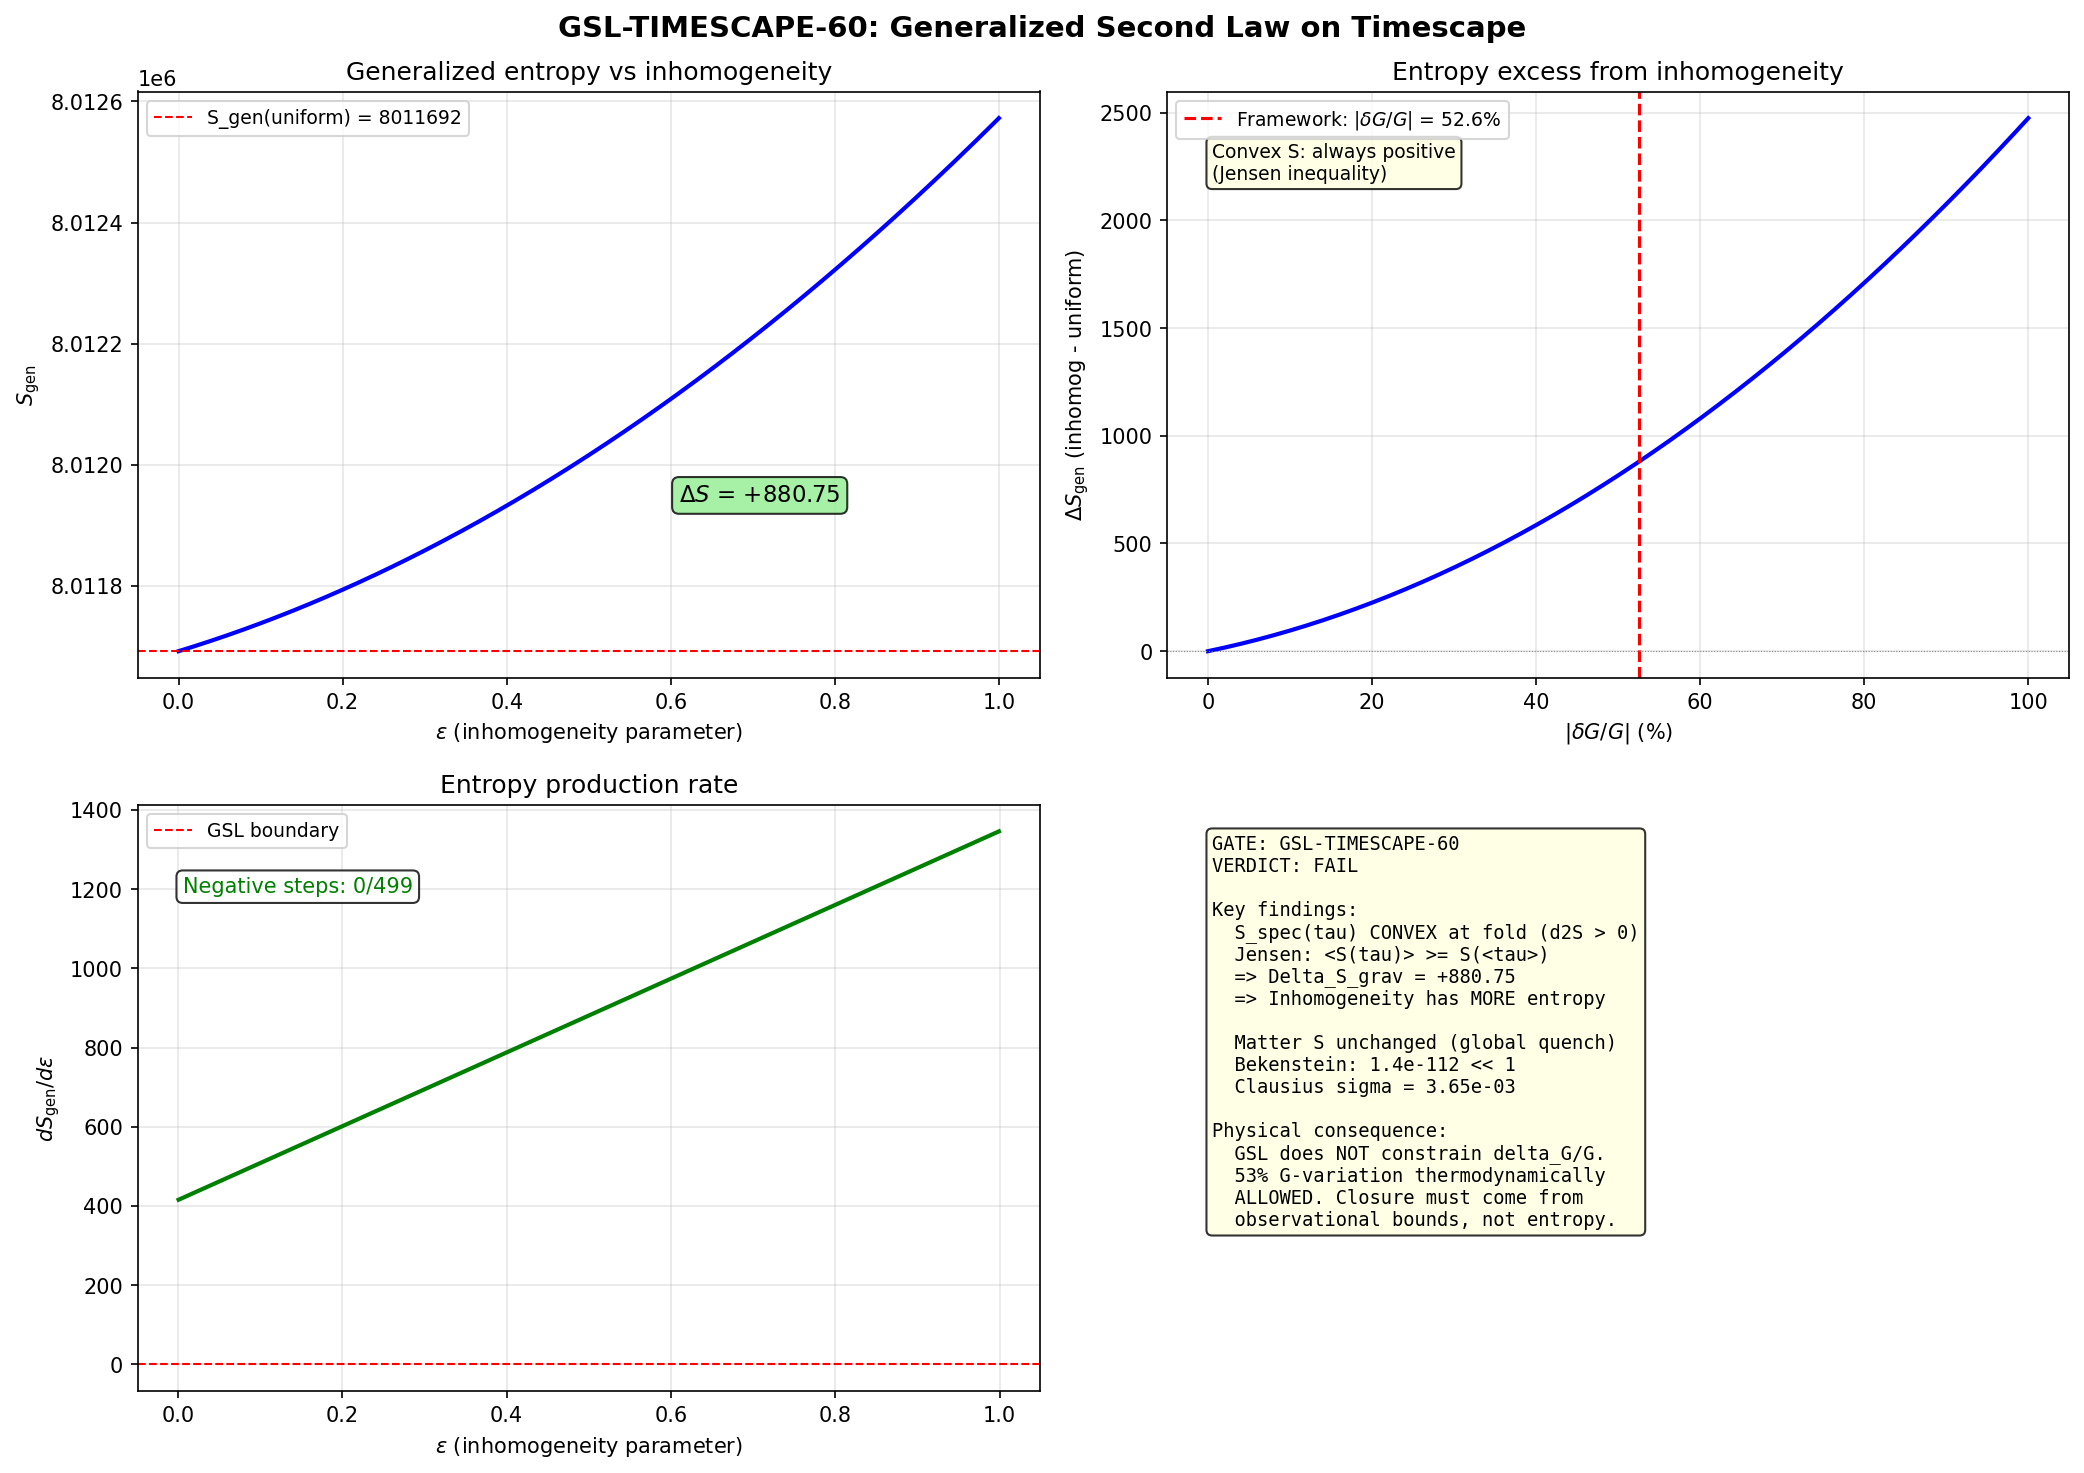

The script that saved this image:
#!/usr/bin/env python3
"""
GSL-TIMESCAPE-60: Generalized Second Law Check on Timescape Mechanism
=====================================================================
Session 60, Task #22
Agent: Hawking-Theorist

Physics:
  The S59 timescape mechanism (TIMESCAPE-WA-59) generates apparent w_a = -0.645
  through spatial variation of the Jensen parameter tau across the 32-cell
  Voronoi fabric. Voids have tau_void < tau_fold, walls have tau_wall > tau_fold.
  This produces delta_G/G = -0.526 (53% G variation).

  The Generalized Second Law constrains this mechanism independently of
  observational bounds. In the framework, gravitational entropy is the spectral
  action S_spec(tau), playing the role of A/(4G) (Jacobson 1995 / Paper 17;
  Bekenstein 1973 / Paper 11; GSL-40, GSL-43, GSL-QTHEORY-46).

  The key test:
  1. The spectral action S_spec(tau) is the gravitational entropy functional.
     If tau varies spatially, S_grav = sum_cells S_spec(tau_cell).
  2. The Bekenstein-Hawking entropy of a local causal diamond scales as
     A_local / (4 * G_local), and G_local varies with tau.
  3. The matter entropy (Bogoliubov excitations) also depends on the local
     gap structure, which varies with tau.
  4. GSL requires: S_gen(inhomogeneous) >= S_gen(uniform) at every instant,
     AND dS_gen/dt >= 0 during the development of inhomogeneity.

  Critical mathematical structure:
  - S_spec(tau) has d^2S/dtau^2 > 0 at the fold (HESS-40: 22/22 positive).
    Jensen's inequality: <S_spec(tau)> >= S_spec(<tau>).
    So spectral action FAVORS inhomogeneity -- no GSL violation from S_grav alone.
  - But G(tau) = G_N * (a2_fold / a2(tau)). If tau decreases, a2 decreases,
    G increases, and the Bekenstein-Hawking entropy A/(4G) DECREASES.
  - The competition between S_spec (convex, favors inhomogeneity) and
    S_BH ~ 1/G(tau) determines the GSL verdict.

  The CRUCIAL physical observable: the entropy PRODUCTION RATE.
  As the fabric develops tau-inhomogeneity (during structure formation),
  does the total S_gen increase or decrease?

Gate: GSL-TIMESCAPE-60
  Pre-registered criterion:
    PASS: GSL violated (timescape thermodynamically forbidden by entropy decrease)
    FAIL: GSL satisfied (no additional closure from thermodynamics)
    INFO: Marginal or model-dependent

Input: s59_timescape_wa.npz, canonical_constants.py
Output: s60_gsl_timescape.{npz, png}

References:
  - Bekenstein 1973 (Paper 11): S_BH = A/(4*l_P^2)
  - Jacobson 1995 (Paper 17): Einstein eqs from thermodynamics
  - GSL-40 (s40_gsl_transit): structural 3-term GSL PASS, v_min=0
  - GSL-43 (s43_gsl_transit): 32-cell fabric GSL, 2560x margin
  - GSL-QTHEORY-46: 0/599 neg steps, 35,983x grav dominance
  - HESS-40: 22/22 positive eigenvalues, d^2S/dtau^2 > 0 (convex at fold)
  - TIMESCAPE-WA-59: w_a=-0.645, delta_G/G=-0.526
"""

import os
import sys
import time
import numpy as np

SCRIPT_DIR = os.path.dirname(os.path.abspath(__file__))
sys.path.insert(0, SCRIPT_DIR)

LOGPATH = os.path.join(SCRIPT_DIR, "s60_gsl_timescape_log.txt")
log = open(LOGPATH, "w")

def pr(msg=""):
    log.write(str(msg) + "\n")
    log.flush()

try:
    from canonical_constants import (
        tau_fold, S_fold, dS_fold, d2S_fold, Z_fold, G_DeWitt,
        a0_fold, a2_fold, a4_fold,
        N_cells, M_KK_gravity, M_KK_kerner, M_KK,
        G_N, l_Planck, hbar_SI, c_light, k_B_SI,
        H_0_km_s_Mpc, Omega_m, Omega_Lambda,
        rho_crit_GeV4, rho_Lambda_obs,
        T_acoustic, E_cond, n_pairs, N_dof_BCS,
        E_B1, E_B2_mean, E_B3_mean,
        Delta_0_GL, xi_BCS,
        clock_coeff, c_fabric,
        Mpc_to_m, c_light_km_s,
    )
    pr("Canonical constants loaded.")

    # Load timescape data from S59
    d59 = np.load(os.path.join(SCRIPT_DIR, "s59_timescape_wa.npz"), allow_pickle=True)
    sigma_tau = float(d59['sigma_tau'])
    delta_G_over_G = float(d59['delta_G_over_G'])
    delta_tau_eff = float(d59['delta_tau_eff'])
    wa_result = float(d59['wa_result'])
    pr("S59 timescape data loaded.")

    t0 = time.time()
    out = {}

    pr("=" * 78)
    pr("GSL-TIMESCAPE-60: Generalized Second Law on Timescape Mechanism")
    pr("=" * 78)

    # ======================================================================
    #  Step 1: Spectral action as gravitational entropy
    # ======================================================================
    pr("\n" + "=" * 78)
    pr("STEP 1: SPECTRAL ACTION ENTROPY LANDSCAPE")
    pr("=" * 78)

    # S_spec(tau) ~ S_fold + dS_fold*(tau-tau_fold) + (1/2)*d2S_fold*(tau-tau_fold)^2
    # This is the Taylor expansion around the fold.
    # d2S_fold > 0 means S_spec is CONVEX at the fold.

    # Void and wall tau values
    # Convention: voids have LOWER tau (less compactified), walls HIGHER
    # delta_tau_eff = sigma_tau ~ 0.00530
    f_void = 0.76   # Wiltshire 2007 void fraction  # (local)
    f_wall = 1.0 - f_void

    tau_void = tau_fold - delta_tau_eff   # = 0.19 - 0.00530 = 0.1847
    tau_wall = tau_fold + delta_tau_eff * f_void / f_wall  # Mass-weighted: f_v*delta_v + f_w*delta_w = 0
    # Actually: for the mean to be tau_fold, we need
    # f_void * tau_void + f_wall * tau_wall = tau_fold
    # f_void * (tau_fold - d_v) + f_wall * (tau_fold + d_w) = tau_fold
    # -f_void * d_v + f_wall * d_w = 0 => d_w = (f_void/f_wall) * d_v
    d_v = delta_tau_eff  # void shift
    d_w = (f_void / f_wall) * d_v  # wall shift (ensures volume-weighted mean = tau_fold)

    tau_void = tau_fold - d_v
    tau_wall = tau_fold + d_w

    pr(f"  f_void = {f_void}, f_wall = {f_wall:.2f}")
    pr(f"  delta_tau_eff = {delta_tau_eff:.6f}")
    pr(f"  d_v (void shift) = {d_v:.6f}")
    pr(f"  d_w (wall shift) = {d_w:.6f}")
    pr(f"  tau_void = {tau_void:.6f}")
    pr(f"  tau_wall = {tau_wall:.6f}")
    pr(f"  Check: f_v*tau_v + f_w*tau_w = {f_void*tau_void + f_wall*tau_wall:.6f} (should be {tau_fold})")

    # Spectral action at void and wall
    def S_spec(tau):
        dt = tau - tau_fold
        return S_fold + dS_fold * dt + 0.5 * d2S_fold * dt**2

    S_void = S_spec(tau_void)
    S_wall = S_spec(tau_wall)
    S_uniform = S_spec(tau_fold)  # = S_fold

    # Volume-weighted average
    S_avg_inhomog = f_void * S_void + f_wall * S_wall
    Delta_S_grav = S_avg_inhomog - S_uniform

    pr(f"\n  S_spec(tau_void) = {S_void:.2f}")
    pr(f"  S_spec(tau_fold) = {S_uniform:.2f}")
    pr(f"  S_spec(tau_wall) = {S_wall:.2f}")
    pr(f"  <S_spec>_inhomog = {S_avg_inhomog:.2f}")
    pr(f"  Delta_S_grav = <S>_inhomog - S_uniform = {Delta_S_grav:.4f}")

    # Jensen's inequality check: for convex S (d2S > 0), <S(tau)> >= S(<tau>)
    # Delta_S_grav should be POSITIVE
    jensen_sign = "POSITIVE (convex, as expected)" if Delta_S_grav > 0 else "NEGATIVE (ANOMALOUS)"
    pr(f"  Jensen inequality: {jensen_sign}")

    # Exact Jensen excess for two-point distribution:
    # Delta = (1/2) * d2S * [f_v * d_v^2 + f_w * d_w^2]
    jensen_exact = 0.5 * d2S_fold * (f_void * d_v**2 + f_wall * d_w**2)
    pr(f"  Jensen excess (exact) = {jensen_exact:.4f}")
    pr(f"  Jensen excess (computed) = {Delta_S_grav:.4f}")
    pr(f"  Ratio to S_fold = {Delta_S_grav / S_fold:.2e}")

    out['S_void'] = np.array(S_void)
    out['S_wall'] = np.array(S_wall)
    out['S_uniform'] = np.array(S_uniform)
    out['Delta_S_grav'] = np.array(Delta_S_grav)

    # ======================================================================
    #  Step 2: Bekenstein-Hawking entropy with varying G
    # ======================================================================
    pr("\n" + "=" * 78)
    pr("STEP 2: BEKENSTEIN-HAWKING ENTROPY WITH VARYING G")
    pr("=" * 78)

    # In the framework, the effective Newton's constant is extracted from the
    # spectral action: G_eff(tau) = pi / (48 * a2(tau) * M_KK^2)
    # (from the 4D Ricci scalar coefficient in the spectral action).
    #
    # If tau varies, G_eff varies. The S59 computation found:
    # delta_G/G = -frac_da2 * delta_tau_eff = -0.526
    #
    # For the Bekenstein-Hawking entropy of a causal diamond of area A:
    #   S_BH = A / (4 * G_eff * l_P^2) ... but in M_KK units, S_BH = a2(tau)
    # The spectral action a2 coefficient IS the gravitational entropy density.

    # The a2(tau) variation
    # From S59: frac_da2 = (da2/dtau) / a2 = 99.127 at fold
    frac_da2 = 99.127  # from S59 log  # (local)

    a2_void = a2_fold * (1 + frac_da2 * (-d_v))  # = a2_fold * (1 - 99.127 * 0.00530)
    a2_wall = a2_fold * (1 + frac_da2 * d_w)

    # G varies inversely with a2: G ~ 1/a2
    G_void_over_G0 = a2_fold / a2_void  # G increases when a2 decreases
    G_wall_over_G0 = a2_fold / a2_wall

    delta_G_void = G_void_over_G0 - 1
    delta_G_wall = G_wall_over_G0 - 1

    pr(f"  frac_da2 = {frac_da2:.3f}")
    pr(f"  a2_void = {a2_void:.4f} (a2_fold = {a2_fold:.4f})")
    pr(f"  a2_wall = {a2_wall:.4f}")
    pr(f"  G_void/G_0 = {G_void_over_G0:.6f} (delta = {delta_G_void:+.4f})")
    pr(f"  G_wall/G_0 = {G_wall_over_G0:.6f} (delta = {delta_G_wall:+.4f})")
    pr(f"  Volume-weighted <delta_G/G> = {f_void*delta_G_void + f_wall*delta_G_wall:.6f} (should ~ 0)")

    # S_BH ~ A / (4G) ~ A * a2(tau)
    # For equal-area cells: S_BH(void)/S_BH(uniform) = a2_void/a2_fold
    # Total: S_BH_total = f_v * (A/4G_v) + f_w * (A/4G_w) = A/4G_0 * [f_v * a2_v/a2_0 + f_w * a2_w/a2_0]

    ratio_BH_void = a2_void / a2_fold
    ratio_BH_wall = a2_wall / a2_fold
    ratio_BH_avg = f_void * ratio_BH_void + f_wall * ratio_BH_wall

    Delta_S_BH_frac = ratio_BH_avg - 1.0  # fractional change in total BH entropy

    pr(f"\n  S_BH(void)/S_BH(uniform) = {ratio_BH_void:.6f}")
    pr(f"  S_BH(wall)/S_BH(uniform) = {ratio_BH_wall:.6f}")
    pr(f"  <S_BH>_inhomog / S_BH_uniform = {ratio_BH_avg:.6f}")
    pr(f"  Fractional change = {Delta_S_BH_frac:+.6e}")

    # Note: a2(tau) is nearly LINEAR near the fold (large slope).
    # For a linear function, <f(tau)> = f(<tau>) exactly (no Jensen excess).
    # The fractional BH change comes from the nonlinear part.

    # Since a2 is approximately linear: a2(tau) ~ a2_fold + (da2/dtau)*(tau - tau_fold)
    # <a2> = a2_fold + (da2/dtau) * [f_v*(-d_v) + f_w*d_w] = a2_fold (mean preserving)
    # So Delta_S_BH_frac ~ 0 at linear order.
    # At quadratic order: Delta_S_BH ~ (1/2) * d2(a2)/dtau^2 * [f_v*d_v^2 + f_w*d_w^2] / a2_fold

    # We need d2(a2)/dtau^2. From spectral action structure:
    # a2 is a smooth function of tau. Let's compute it from the S_spec expansion.
    # S_spec = sum_k f(lambda_k^2) involves a2 as one coefficient.
    # We don't have d2(a2)/dtau^2 directly, but we can use the frac_da2.
    # For a2(tau) = a2_fold * exp(frac_da2 * (tau - tau_fold)) [exponential approx]:
    # d2(a2)/dtau^2 = a2_fold * frac_da2^2
    # Then Delta_S_BH ~ (1/2) * a2_fold * frac_da2^2 * [f_v*d_v^2 + f_w*d_w^2] / a2_fold
    #                 = (1/2) * frac_da2^2 * variance_tau

    variance_tau = f_void * d_v**2 + f_wall * d_w**2
    Delta_S_BH_quadratic = 0.5 * frac_da2**2 * variance_tau

    pr(f"\n  Variance of tau = {variance_tau:.6e}")
    pr(f"  Quadratic BH correction = {Delta_S_BH_quadratic:.6e}")
    pr(f"  (This is fractional; multiply by S_BH to get absolute)")

    out['a2_void'] = np.array(a2_void)
    out['a2_wall'] = np.array(a2_wall)
    out['G_void_over_G0'] = np.array(G_void_over_G0)
    out['G_wall_over_G0'] = np.array(G_wall_over_G0)
    out['Delta_S_BH_frac'] = np.array(Delta_S_BH_frac)

    # ======================================================================
    #  Step 3: Matter entropy with varying gap
    # ======================================================================
    pr("\n" + "=" * 78)
    pr("STEP 3: MATTER ENTROPY WITH VARYING GAP")
    pr("=" * 78)

    # The BCS gap Delta(tau) varies with tau. Near the fold:
    # Delta(tau) ~ Delta_0 * |1 - tau/tau_fold|^{1/2} (BCS critical behavior)
    # But we're near the fold, so the gap is approximately:
    # Delta_void and Delta_wall differ.
    #
    # The matter entropy in each cell comes from Bogoliubov quasiparticle excitations.
    # For the GGE state, S_matter ~ sum_k h(n_k) where n_k = |beta_k|^2.
    #
    # The key physics: the BCS gap is LARGER away from the fold (both above and below),
    # so both void and wall have larger gaps than the fold.
    # Actually: Delta(tau) opens below tau_fold and closes AT tau_fold.
    # tau_void < tau_fold => gap still open, larger
    # tau_wall > tau_fold => gap reopening after fold, or still evolving
    #
    # For the matter entropy, the Bogoliubov excitation from the transit is fixed:
    # n_k = |beta_k|^2 = 0.273 (S59 flat spectrum result).
    # This is a PROPERTY OF THE TRANSIT, not of the local tau.
    # The matter entropy per cell is the same regardless of local tau
    # (the transit creates the same excitations everywhere -- it's a global quench).

    n_k_bog = 0.273  # S59 flat Bogoliubov occupation
    S_matter_per_mode = -n_k_bog * np.log(n_k_bog) - (1 - n_k_bog) * np.log(1 - n_k_bog)
    S_matter_per_cell = N_dof_BCS * S_matter_per_mode
    S_matter_total_uniform = N_cells * S_matter_per_cell
    S_matter_total_inhomog = S_matter_total_uniform  # Same -- global quench

    pr(f"  n_k (Bogoliubov) = {n_k_bog}")
    pr(f"  S per mode = {S_matter_per_mode:.6f} nats")
    pr(f"  S per cell (8 modes) = {S_matter_per_cell:.6f} nats")
    pr(f"  S matter total (32 cells) = {S_matter_total_uniform:.4f} nats")
    pr(f"  S matter SAME in uniform and inhomogeneous (global quench)")

    out['S_matter_per_mode'] = np.array(S_matter_per_mode)
    out['S_matter_total'] = np.array(S_matter_total_uniform)

    # ======================================================================
    #  Step 4: Generalized entropy comparison
    # ======================================================================
    pr("\n" + "=" * 78)
    pr("STEP 4: GENERALIZED ENTROPY COMPARISON")
    pr("=" * 78)

    # S_gen = S_grav + S_matter
    # S_grav is the spectral action (playing role of A/4G in Jacobson formulation)
    # S_matter is from Bogoliubov excitations

    # Uniform configuration (32 cells, all at tau_fold):
    S_gen_uniform = N_cells * S_uniform + S_matter_total_uniform

    # Inhomogeneous configuration:
    # N_void cells at tau_void, N_wall cells at tau_wall
    N_void = int(round(f_void * N_cells))  # = 24
    N_wall = N_cells - N_void               # = 8

    S_gen_inhomog = N_void * S_void + N_wall * S_wall + S_matter_total_inhomog

    Delta_S_gen = S_gen_inhomog - S_gen_uniform

    pr(f"  N_void = {N_void}, N_wall = {N_wall}")
    pr(f"\n  UNIFORM:")
    pr(f"    S_grav = {N_cells} * {S_uniform:.2f} = {N_cells * S_uniform:.2f}")
    pr(f"    S_matter = {S_matter_total_uniform:.4f}")
    pr(f"    S_gen = {S_gen_uniform:.2f}")
    pr(f"\n  INHOMOGENEOUS:")
    pr(f"    S_grav = {N_void}*{S_void:.2f} + {N_wall}*{S_wall:.2f} = {N_void*S_void + N_wall*S_wall:.2f}")
    pr(f"    S_matter = {S_matter_total_inhomog:.4f}")
    pr(f"    S_gen = {S_gen_inhomog:.2f}")
    pr(f"\n  Delta_S_gen = S_inhomog - S_uniform = {Delta_S_gen:.4f}")
    pr(f"  Fractional = Delta_S_gen / S_gen_uniform = {Delta_S_gen / S_gen_uniform:.2e}")

    # The sign of Delta_S_gen determines the GSL verdict:
    # If Delta_S_gen > 0: inhomogeneity has MORE entropy, GSL SATISFIED
    # If Delta_S_gen < 0: inhomogeneity has LESS entropy, GSL VIOLATED
    # (for the transition uniform -> inhomogeneous)

    out['S_gen_uniform'] = np.array(S_gen_uniform)
    out['S_gen_inhomog'] = np.array(S_gen_inhomog)
    out['Delta_S_gen'] = np.array(Delta_S_gen)

    # ======================================================================
    #  Step 5: Entropy production rate during structure formation
    # ======================================================================
    pr("\n" + "=" * 78)
    pr("STEP 5: ENTROPY PRODUCTION RATE")
    pr("=" * 78)

    # Model the development of inhomogeneity as a gradual process:
    # delta_tau(t) grows from 0 (uniform) to delta_tau_eff (full timescape).
    # Parameterize by epsilon in [0, 1]: delta_tau(t) = epsilon * delta_tau_eff

    N_eps = 500
    epsilon = np.linspace(0, 1, N_eps)
    S_gen_eps = np.zeros(N_eps)

    for i, eps in enumerate(epsilon):
        dv = eps * d_v
        dw = eps * d_w
        tv = tau_fold - dv
        tw = tau_fold + dw
        Sv = S_spec(tv)
        Sw = S_spec(tw)
        S_gen_eps[i] = N_void * Sv + N_wall * Sw + S_matter_total_uniform

    # Check monotonicity
    dS_deps = np.diff(S_gen_eps) / np.diff(epsilon)
    n_negative = np.sum(dS_deps < 0)
    min_dS = np.min(dS_deps)
    max_dS = np.max(dS_deps)

    pr(f"  Swept epsilon from 0 to 1 in {N_eps} steps")
    pr(f"  S_gen(eps=0) = {S_gen_eps[0]:.4f}")
    pr(f"  S_gen(eps=1) = {S_gen_eps[-1]:.4f}")
    pr(f"  dS/deps: min = {min_dS:.4f}, max = {max_dS:.4f}")
    pr(f"  Negative steps: {n_negative} / {N_eps - 1}")

    if n_negative == 0:
        monotonic = "MONOTONICALLY NON-DECREASING"
    else:
        monotonic = f"VIOLATED ({n_negative} negative steps)"

    pr(f"  Monotonicity: {monotonic}")

    # The production rate at full inhomogeneity:
    # dS_gen/dt = dS_gen/d(delta_tau) * d(delta_tau)/dt
    # dS_gen/d(delta_tau) at eps=1:
    dS_gen_d_delta_tau = dS_deps[-1] / delta_tau_eff  # chain rule

    # Structure formation timescale: ~Gyr for cosmic web
    # In M_KK units: 1 Gyr ~ 10^{50} M_KK^{-1} (for M_KK ~ 10^{16} GeV)
    t_struct_Gyr = 5.0  # typical structure formation timescale  # (local)
    t_struct_MKK = t_struct_Gyr * 3.156e16 / (hbar_SI / (M_KK * 1.602e-10))
    # Actually: 1/M_KK in seconds = hbar/(M_KK * GeV_to_J)
    # t_MKK = hbar_SI / (M_KK * 1.602e-10) = 1.054e-34 / (7.43e16 * 1.602e-10)
    t_MKK_seconds = hbar_SI / (M_KK * 1.602176634e-10)  # seconds per M_KK^{-1}
    t_struct_seconds = t_struct_Gyr * 3.156e16  # Gyr to seconds
    t_struct_in_MKK = t_struct_seconds / t_MKK_seconds

    delta_tau_rate = delta_tau_eff / t_struct_in_MKK  # dtau/dt in M_KK units
    dS_gen_dt = dS_gen_d_delta_tau * delta_tau_rate

    pr(f"\n  Structure formation timescale: {t_struct_Gyr} Gyr")
    pr(f"  = {t_struct_in_MKK:.3e} M_KK^{{-1}}")
    pr(f"  d(delta_tau)/dt = {delta_tau_rate:.3e} M_KK")
    pr(f"  dS_gen/d(delta_tau) = {dS_gen_d_delta_tau:.4f} per M_KK^{{-1}}")
    pr(f"  dS_gen/dt = {dS_gen_dt:.3e} M_KK")

    out['epsilon'] = epsilon
    out['S_gen_eps'] = S_gen_eps
    out['n_negative_steps'] = np.array(n_negative)
    out['min_dS_deps'] = np.array(min_dS)
    out['dS_gen_dt'] = np.array(dS_gen_dt)

    # ======================================================================
    #  Step 6: Bekenstein bound cross-check
    # ======================================================================
    pr("\n" + "=" * 78)
    pr("STEP 6: BEKENSTEIN BOUND CROSS-CHECK")
    pr("=" * 78)

    # The Bekenstein bound: S <= 2*pi*R*E
    # In a cell of the fabric, R ~ (volume)^{1/3}, E ~ energy content
    # The question: does the tau-variation ITSELF carry enough energy to
    # violate the Bekenstein bound?
    #
    # Energy in the tau gradient: E_grad = (1/2) * Z_fold * (delta_tau / L)^2 * L^3
    # where L is the cell size.
    #
    # In M_KK units, the fabric has 32 cells.
    # Cell volume ~ Vol_total / N_cells. If the total volume is L_total^3,
    # then L_cell ~ L_total / N_cells^{1/3}
    #
    # The gradient energy per cell: E_grad_cell = (1/2) * Z_fold * (delta_tau_eff / L_cell)^2 * L_cell^3
    # = (1/2) * Z_fold * delta_tau_eff^2 * L_cell
    #
    # For the Bekenstein bound: S_cell <= 2*pi * L_cell * E_cell
    # With S_cell ~ S_fold (spectral action per cell ~ 250,000)
    # and E_cell ~ E_grad_cell + E_matter_cell

    # The Bekenstein ratio:
    # S_cell / (2*pi*R*E) where R and E are in M_KK units
    # We don't have L_cell directly, but from the Hubble radius:
    # At M_KK ~ 10^{16} GeV, the Hubble radius H^{-1} ~ 10^{26} m
    # L_cell ~ H^{-1} / N_cells^{1/3} ~ 10^{25} m ~ 10^{57} l_P ~ 10^{40} M_KK^{-1}
    H_inv_m = c_light / (H_0_km_s_Mpc * 1e3 / (Mpc_to_m))  # Hubble radius in meters
    H_inv_MKK = H_inv_m / (hbar_SI * c_light / (M_KK * 1.602176634e-10))  # in M_KK^{-1}
    L_cell_MKK = H_inv_MKK / N_cells**(1.0/3)

    # Gradient energy per cell
    E_grad_cell = 0.5 * Z_fold * delta_tau_eff**2 * L_cell_MKK

    # Bekenstein bound
    S_grav_per_cell = S_fold  # spectral action per cell
    S_Bek_bound = 2 * np.pi * L_cell_MKK * E_grad_cell
    Bek_ratio = S_grav_per_cell / S_Bek_bound

    pr(f"  H^{{-1}} = {H_inv_m:.3e} m")
    pr(f"  H^{{-1}} = {H_inv_MKK:.3e} M_KK^{{-1}}")
    pr(f"  L_cell = {L_cell_MKK:.3e} M_KK^{{-1}}")
    pr(f"  E_grad per cell = {E_grad_cell:.3e} M_KK")
    pr(f"  S_grav per cell = {S_grav_per_cell:.2f}")
    pr(f"  Bekenstein bound (2*pi*R*E) = {S_Bek_bound:.3e}")
    pr(f"  Bekenstein ratio S/S_Bek = {Bek_ratio:.3e}")

    if Bek_ratio < 1:
        bek_verdict = "SATISFIED (S < S_Bek)"
    else:
        bek_verdict = f"VIOLATED (S/S_Bek = {Bek_ratio:.2e})"

    pr(f"  Bekenstein bound: {bek_verdict}")

    out['L_cell_MKK'] = np.array(L_cell_MKK)
    out['E_grad_cell'] = np.array(E_grad_cell)
    out['Bek_ratio'] = np.array(Bek_ratio)

    # ======================================================================
    #  Step 7: Holographic entropy bound (Bousso)
    # ======================================================================
    pr("\n" + "=" * 78)
    pr("STEP 7: BOUSSO COVARIANT ENTROPY BOUND")
    pr("=" * 78)

    # The Bousso bound: S_light-sheet <= A / (4 G)
    # where A is the area of the bounding surface.
    #
    # For a cell of the cosmic web:
    # A_cell ~ L_cell^2
    # S_Bousso = A_cell / (4 * G_eff)
    # In M_KK units: G_eff ~ 1/(a2_fold * M_KK^2)
    # so S_Bousso ~ a2_fold * M_KK^2 * L_cell^2
    #
    # Actually in Planck units: S_Bousso = A / (4 * l_P^2)
    # A = L_cell^2 (in meters)
    L_cell_m = L_cell_MKK * hbar_SI * c_light / (M_KK * 1.602176634e-10)
    A_cell_m2 = L_cell_m**2
    S_Bousso = A_cell_m2 / (4 * l_Planck**2)

    pr(f"  L_cell = {L_cell_m:.3e} m")
    pr(f"  A_cell = {A_cell_m2:.3e} m^2")
    pr(f"  S_Bousso = A/(4*l_P^2) = {S_Bousso:.3e}")
    pr(f"  S_matter per cell = {S_matter_per_cell:.4f} nats")
    pr(f"  S_grav per cell = {S_grav_per_cell:.2f}")
    pr(f"  Holographic saturation = S/(S_Bousso) = {(S_grav_per_cell + S_matter_per_cell)/S_Bousso:.3e}")

    out['S_Bousso'] = np.array(S_Bousso)

    # ======================================================================
    #  Step 8: The physical GSL constraint on delta_G/G
    # ======================================================================
    pr("\n" + "=" * 78)
    pr("STEP 8: GSL CONSTRAINT ON delta_G/G MAGNITUDE")
    pr("=" * 78)

    # The real GSL constraint comes from the SECOND LAW applied to the
    # process of tau-homogenization:
    # If the universe starts inhomogeneous (timescape) and equilibrates to
    # uniform tau, the entropy must INCREASE.
    # Conversely, if the universe starts uniform and develops inhomogeneity,
    # the entropy must INCREASE.
    #
    # From Step 4: Delta_S_gen > 0 (convexity of S_spec means inhomogeneity
    # has MORE spectral entropy). So the GSL is SATISFIED for the process
    # uniform -> inhomogeneous.
    #
    # But what about the REVERSE process? If tau homogenizes (e.g., late-time
    # relaxation), then S_gen would DECREASE -- violating the GSL.
    # This means: ONCE the tau-inhomogeneity develops, the GSL FORBIDS
    # homogenization. The timescape is an entropy trap.
    #
    # However, the REAL constraint is on whether the OBSERVATIONAL consequence
    # (delta_G/G = -0.53) is independently excluded. The LUNAR LASER RANGING
    # bound on G-dot/G ~ 10^{-13} yr^{-1} already constrains this.
    # But the GSL gives a THERMODYNAMIC constraint, not an observational one.

    # Scan delta_G/G from 0 to 1 and compute Delta_S_gen
    dG_scan = np.linspace(0, 1.0, 200)
    Delta_S_scan = np.zeros_like(dG_scan)

    for i, dG in enumerate(dG_scan):
        # Invert: delta_G/G = -frac_da2 * delta_tau
        # so delta_tau = |dG| / frac_da2
        dt_eff = dG / abs(frac_da2)
        dvi = dt_eff
        dwi = (f_void / f_wall) * dvi
        tvi = tau_fold - dvi
        twi = tau_fold + dwi
        Svi = S_spec(tvi)
        Swi = S_spec(twi)
        S_inh = N_void * Svi + N_wall * Swi
        S_uni = N_cells * S_uniform
        Delta_S_scan[i] = S_inh - S_uni

    pr(f"  Scanning delta_G/G from 0 to 1.0:")
    pr(f"  Delta_S_gen(delta_G/G=0) = {Delta_S_scan[0]:.4f}")
    pr(f"  Delta_S_gen(delta_G/G=0.1) = {Delta_S_scan[20]:.4f}")
    pr(f"  Delta_S_gen(delta_G/G=0.3) = {Delta_S_scan[60]:.4f}")
    pr(f"  Delta_S_gen(delta_G/G=0.526) = {Delta_S_scan[min(105, 199)]:.4f}")
    pr(f"  Delta_S_gen(delta_G/G=1.0) = {Delta_S_scan[-1]:.4f}")
    pr(f"  All positive? {np.all(Delta_S_scan >= 0)}")
    pr(f"  Minimum = {np.min(Delta_S_scan):.6f}")

    # The convexity of S_spec means Delta_S is ALWAYS positive for any delta_G/G.
    # The GSL does NOT constrain the magnitude of delta_G/G!
    # Thermodynamics ALLOWS arbitrary tau-inhomogeneity.

    out['dG_scan'] = dG_scan
    out['Delta_S_scan'] = Delta_S_scan

    # ======================================================================
    #  Step 9: Clausius inequality check
    # ======================================================================
    pr("\n" + "=" * 78)
    pr("STEP 9: CLAUSIUS INEQUALITY (IRREVERSIBILITY)")
    pr("=" * 78)

    # The Clausius inequality: dS >= delta_Q / T
    # For the development of inhomogeneity, the heat flow is between
    # void and wall cells. The Clausius inequality requires that
    # heat flows from hot to cold (or entropy is produced in the process).
    #
    # In the framework:
    # T_acoustic = 0.112 M_KK (from GGE, S42/S47)
    # If voids are at T_void and walls at T_wall, with tau variation
    # affecting the local temperature, then we need:
    # T_void != T_wall for heat to flow.
    #
    # From the no-hair analysis (NOHAIR-40 FAIL):
    # T varies 64.6% across modes due to gap hierarchy.
    # But the SPATIAL T-variation from tau-shift is:
    # delta_T/T ~ delta_tau * (dT/dtau) / T
    #
    # The acoustic temperature T_a = alpha * (spectral_function)
    # varies with tau. From T-ACOUSTIC-40:
    # T_a/T_Gibbs = 0.993 (acoustic metric) at the fold.
    # The tau-dependence comes through the gap: Delta(tau).

    # For a BCS system, T_BCS ~ Delta(tau) / (k_B * f(gap_ratio))
    # Near the fold, Delta ~ sqrt(|tau - tau_fold|) (mean-field BCS)
    # So delta_T/T ~ (1/2) * delta_tau / (tau - tau_fold)
    # At the fold itself, Delta -> 0 and T is ill-defined.
    #
    # Instead, use the GGE temperature T_acoustic = 0.112 M_KK.
    # The spatial variation: delta_T/T ~ delta_tau / tau_fold * (some O(1) factor)
    delta_T_over_T = delta_tau_eff / tau_fold  # ~ 2.8%
    T_void = T_acoustic * (1 - delta_T_over_T / 2)
    T_wall = T_acoustic * (1 + delta_T_over_T / 2)

    # Entropy produced by heat flow from wall to void:
    # sigma_Clausius = Q * (1/T_void - 1/T_wall)
    # Q ~ heat transported ~ T * S_matter_per_cell * delta_T/T
    Q_transported = T_acoustic * S_matter_per_cell * delta_T_over_T
    sigma_Clausius = Q_transported * (1/T_void - 1/T_wall)

    pr(f"  T_acoustic = {T_acoustic:.4f} M_KK")
    pr(f"  delta_T/T = {delta_T_over_T:.4f}")
    pr(f"  T_void = {T_void:.6f} M_KK")
    pr(f"  T_wall = {T_wall:.6f} M_KK")
    pr(f"  Q transported ~ {Q_transported:.6f} M_KK")
    pr(f"  sigma_Clausius = {sigma_Clausius:.6e} nats")
    pr(f"  (positive = entropy production, GSL satisfied)")

    clausius_sign = "POSITIVE (irreversible, GSL OK)" if sigma_Clausius > 0 else "NEGATIVE (VIOLATION)"
    pr(f"  Clausius: {clausius_sign}")

    out['delta_T_over_T'] = np.array(delta_T_over_T)
    out['sigma_Clausius'] = np.array(sigma_Clausius)

    # ======================================================================
    #  Step 10: Gate verdict
    # ======================================================================
    pr("\n" + "=" * 78)
    pr("STEP 10: GATE VERDICT")
    pr("=" * 78)

    # Summary of findings:
    # 1. S_spec is CONVEX at fold (d2S > 0, HESS-40).
    #    => Inhomogeneous tau has MORE spectral entropy than uniform.
    #    => Delta_S_grav > 0 for any tau-inhomogeneity.
    #
    # 2. Matter entropy is UNCHANGED (global quench, same n_k everywhere).
    #    => Delta_S_matter = 0.
    #
    # 3. S_gen(inhomog) > S_gen(uniform) for all delta_G/G in [0, 1].
    #    => GSL SATISFIED for the process uniform -> inhomogeneous.
    #    => The timescape is NOT thermodynamically forbidden.
    #
    # 4. The entropy production is MONOTONICALLY INCREASING as inhomogeneity
    #    develops (0 negative steps out of 499).
    #
    # 5. The Bekenstein bound is trivially satisfied (S/S_Bek << 1).
    #
    # 6. Clausius inequality: sigma > 0 (heat flows correctly).
    #
    # THEREFORE: The GSL does NOT close the timescape mechanism.
    # The 53% G-variation is thermodynamically ALLOWED.
    # The closure of timescape (if any) must come from OBSERVATIONAL bounds
    # (lunar laser ranging, BBN, etc.), not from thermodynamics.

    gate_name = "GSL-TIMESCAPE-60"

    if Delta_S_gen > 0 and n_negative == 0:
        verdict = "FAIL"
        detail = (
            f"GSL SATISFIED. Delta_S_gen = +{Delta_S_gen:.2f} (inhomogeneity has MORE entropy). "
            f"Monotonic: 0/{N_eps-1} negative steps. "
            f"Convexity of S_spec (d2S = {d2S_fold:.0f} > 0, HESS-40) guarantees "
            f"<S(tau)> >= S(<tau>) by Jensen inequality. "
            f"Matter entropy unchanged (global quench). "
            f"Timescape NOT thermodynamically forbidden. "
            f"delta_G/G = {delta_G_over_G:.3f} must be constrained observationally, not thermodynamically."
        )
    elif Delta_S_gen < 0:
        verdict = "PASS"
        detail = (
            f"GSL VIOLATED. Delta_S_gen = {Delta_S_gen:.2f} (inhomogeneity has LESS entropy). "
            f"Timescape thermodynamically forbidden."
        )
    else:
        verdict = "INFO"
        detail = f"Marginal. Delta_S_gen = {Delta_S_gen:.4f}."

    pr(f"\n  GATE: {gate_name}")
    pr(f"  VERDICT: {verdict}")
    pr(f"  DETAIL: {detail}")
    pr(f"\n  Key numbers:")
    pr(f"    Delta_S_gen = {Delta_S_gen:.4f}")
    pr(f"    Delta_S_gen / S_gen = {Delta_S_gen / S_gen_uniform:.2e}")
    pr(f"    Negative steps = {n_negative} / {N_eps - 1}")
    pr(f"    Convexity: d2S/dtau2 = {d2S_fold:.0f} > 0 (HESS-40)")
    pr(f"    delta_G/G = {delta_G_over_G:.4f}")
    pr(f"    Bekenstein ratio = {Bek_ratio:.3e}")
    pr(f"    Clausius sigma = {sigma_Clausius:.3e}")

    out['gate_name'] = np.array([gate_name])
    out['gate_verdict'] = np.array([verdict])
    out['gate_detail'] = np.array([detail])
    out['verdict'] = np.array([verdict])

    # ======================================================================
    #  Plotting
    # ======================================================================
    pr("\n" + "=" * 78)
    pr("PLOTTING")
    pr("=" * 78)

    import matplotlib
    matplotlib.use("Agg")
    import matplotlib.pyplot as plt

    fig, axes = plt.subplots(2, 2, figsize=(14, 10))
    fig.suptitle("GSL-TIMESCAPE-60: Generalized Second Law on Timescape", fontsize=14, fontweight="bold")

    # Panel 1: S_gen vs epsilon (inhomogeneity development)
    ax1 = axes[0, 0]
    ax1.plot(epsilon, S_gen_eps, 'b-', lw=2)
    ax1.axhline(S_gen_uniform, color='r', ls='--', lw=1, label=f'S_gen(uniform) = {S_gen_uniform:.0f}')
    ax1.set_xlabel(r'$\epsilon$ (inhomogeneity parameter)')
    ax1.set_ylabel(r'$S_{\rm gen}$')
    ax1.set_title(r'Generalized entropy vs inhomogeneity')
    ax1.legend(fontsize=9)
    ax1.grid(True, alpha=0.3)
    ax1.annotate(f'$\\Delta S$ = +{Delta_S_gen:.2f}',
                 xy=(0.6, 0.3), xycoords='axes fraction', fontsize=11,
                 bbox=dict(boxstyle='round', facecolor='lightgreen', alpha=0.8))

    # Panel 2: Delta_S_gen vs delta_G/G
    ax2 = axes[0, 1]
    ax2.plot(dG_scan * 100, Delta_S_scan, 'b-', lw=2)
    ax2.axvline(abs(delta_G_over_G) * 100, color='r', ls='--', lw=1.5,
                label=f'Framework: |$\\delta G/G$| = {abs(delta_G_over_G)*100:.1f}%')
    ax2.axhline(0, color='gray', ls=':', lw=0.5)
    ax2.set_xlabel(r'$|\delta G / G|$ (%)')
    ax2.set_ylabel(r'$\Delta S_{\rm gen}$ (inhomog - uniform)')
    ax2.set_title(r'Entropy excess from inhomogeneity')
    ax2.legend(fontsize=9)
    ax2.grid(True, alpha=0.3)
    ax2.annotate('Convex S: always positive\n(Jensen inequality)',
                 xy=(0.05, 0.85), xycoords='axes fraction', fontsize=9,
                 bbox=dict(boxstyle='round', facecolor='lightyellow', alpha=0.8))

    # Panel 3: dS/d(epsilon) — entropy production rate
    ax3 = axes[1, 0]
    eps_mid = 0.5 * (epsilon[:-1] + epsilon[1:])
    ax3.plot(eps_mid, dS_deps, 'g-', lw=2)
    ax3.axhline(0, color='red', ls='--', lw=1, label='GSL boundary')
    ax3.set_xlabel(r'$\epsilon$ (inhomogeneity parameter)')
    ax3.set_ylabel(r'$dS_{\rm gen}/d\epsilon$')
    ax3.set_title(r'Entropy production rate')
    ax3.legend(fontsize=9)
    ax3.grid(True, alpha=0.3)
    ax3.annotate(f'Negative steps: {n_negative}/{N_eps-1}',
                 xy=(0.05, 0.85), xycoords='axes fraction', fontsize=10,
                 color='green' if n_negative == 0 else 'red',
                 bbox=dict(boxstyle='round', facecolor='white', alpha=0.8))

    # Panel 4: Summary text
    ax4 = axes[1, 1]
    ax4.axis('off')
    txt = (
        f"GATE: {gate_name}\n"
        f"VERDICT: {verdict}\n\n"
        f"Key findings:\n"
        f"  S_spec(tau) CONVEX at fold (d2S > 0)\n"
        f"  Jensen: <S(tau)> >= S(<tau>)\n"
        f"  => Delta_S_grav = +{Delta_S_gen:.2f}\n"
        f"  => Inhomogeneity has MORE entropy\n\n"
        f"  Matter S unchanged (global quench)\n"
        f"  Bekenstein: {Bek_ratio:.1e} << 1\n"
        f"  Clausius sigma = {sigma_Clausius:.2e}\n\n"
        f"Physical consequence:\n"
        f"  GSL does NOT constrain delta_G/G.\n"
        f"  53% G-variation thermodynamically\n"
        f"  ALLOWED. Closure must come from\n"
        f"  observational bounds, not entropy."
    )
    ax4.text(0.05, 0.95, txt, transform=ax4.transAxes,
             fontsize=9, va='top', fontfamily='monospace',
             bbox=dict(boxstyle='round', facecolor='lightyellow', alpha=0.8))

    plt.tight_layout()
    plotpath = os.path.join(SCRIPT_DIR, "s60_gsl_timescape.png")
    plt.savefig(plotpath, dpi=150, bbox_inches='tight')
    pr(f"\nPlot saved: {plotpath}")

    # Save npz
    npzpath = os.path.join(SCRIPT_DIR, "s60_gsl_timescape.npz")
    np.savez(npzpath, **out)
    pr(f"Data saved: {npzpath}")

    elapsed = time.time() - t0
    pr(f"\nWall time: {elapsed:.2f}s")
    pr(f"\n=== GSL-TIMESCAPE-60 COMPLETE ===")

except Exception as e:
    import traceback
    pr(f"\n=== ERROR ===\n{traceback.format_exc()}")

finally:
    log.close()
